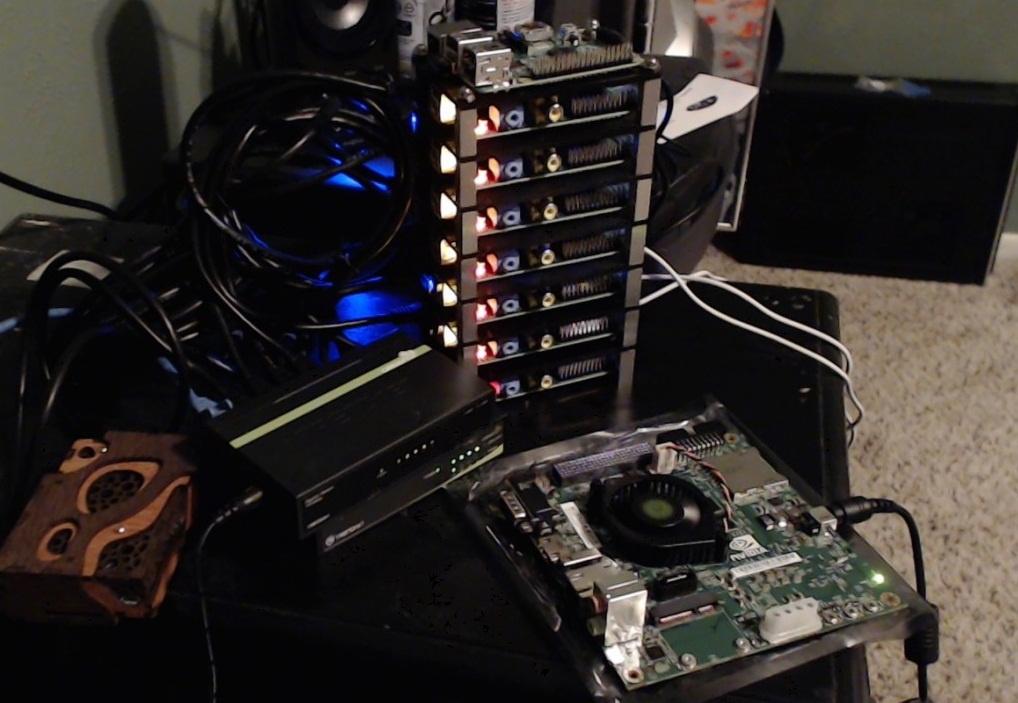
#> input picture img.jpg, 1018 x 703 px, given in place of the camera
$ python cv2morphtrial.py
#> lines starting #> are read from the running program, lines starting #| are printed output that depends on the picture; after the words box and inside, x2 and y2 are one past the last pixel; in counts of white or black regions, pixels touching at a corner belong together
import numpy as np
import cv2

cap = cv2.VideoCapture(0)

while True:
    _, frame = cap.read()
#> frame is the input picture: shape (703, 1018, 3); mean B, G, R 40.7, 43.2, 48.1
    hsv = cv2.cvtColor(frame, cv2.COLOR_BGR2HSV)
#> hsv: shape (703, 1018, 3); mean H, S, V 61, 68.9, 50.5

    lower_clr = np.array([150,150,50])
    upper_clr = np.array([180,255,150])

    mask = cv2.inRange(hsv, lower_clr, upper_clr)
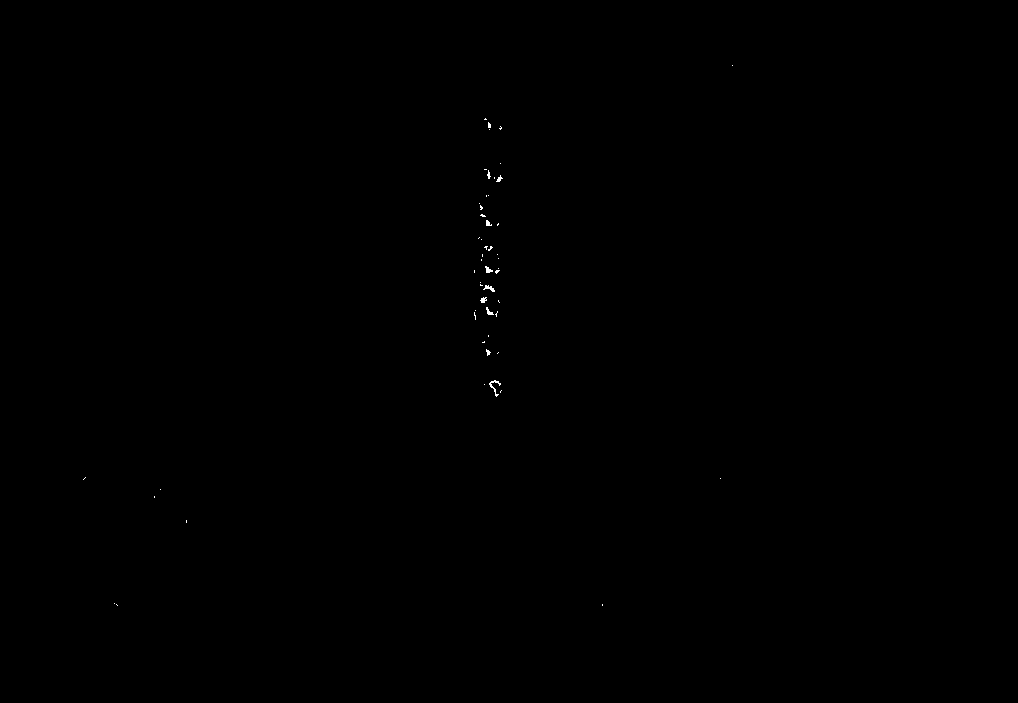
#> mask: shape (703, 1018); 0.06% white in thin lines or dots, all inside (x1, y1, x2, y2) = (83, 65, 733, 606)
    res = cv2.bitwise_and(frame, frame, mask=mask)

    kernel = np.ones((5,5), np.uint8)

    erosion = cv2.erode(mask, kernel, iterations=1)
#> erosion: shape (703, 1018); every value is 0
    dilation = cv2.dilate(mask, kernel, iterations=1)
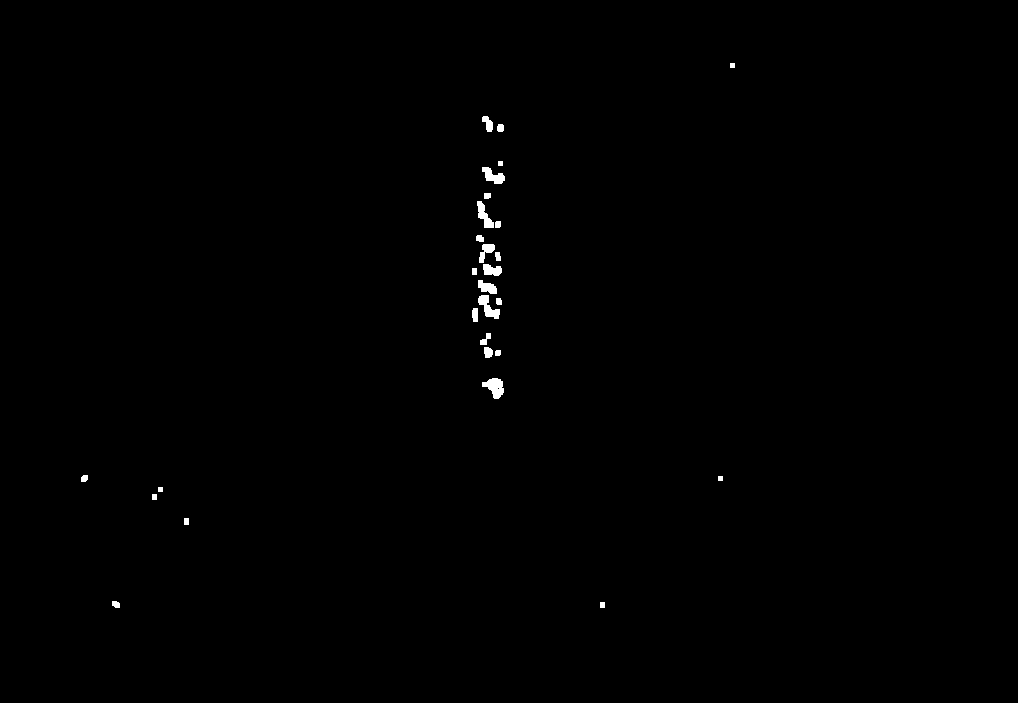
#> dilation: shape (703, 1018); 0.34% white; 28 white regions, largest, box (x1, y1, x2, y2) and area: (482, 378, 504, 399) 282, (478, 295, 500, 319) 252, (477, 201, 494, 228) 220

    opening = cv2.morphologyEx(res, cv2.MORPH_OPEN, kernel)
#> opening: shape (703, 1018, 3); every value is 0
    closing = cv2.morphologyEx(res, cv2.MORPH_CLOSE, kernel)

    tophat = cv2.morphologyEx(res, cv2.MORPH_TOPHAT, kernel)
    blackhat = cv2.morphologyEx(res, cv2.MORPH_BLACKHAT, kernel)


    cv2.imshow('frame', frame)
    #cv2.imshow('mask', mask)
    cv2.imshow('res', res)
    cv2.imshow('tophat', tophat)
    cv2.imshow('blackhat', blackhat)

    if cv2.waitKey(1) & 0xFF==ord('q'):
#> (key q is pressed here)
        break
cv2.destroyAllWindows()
cap.release()
